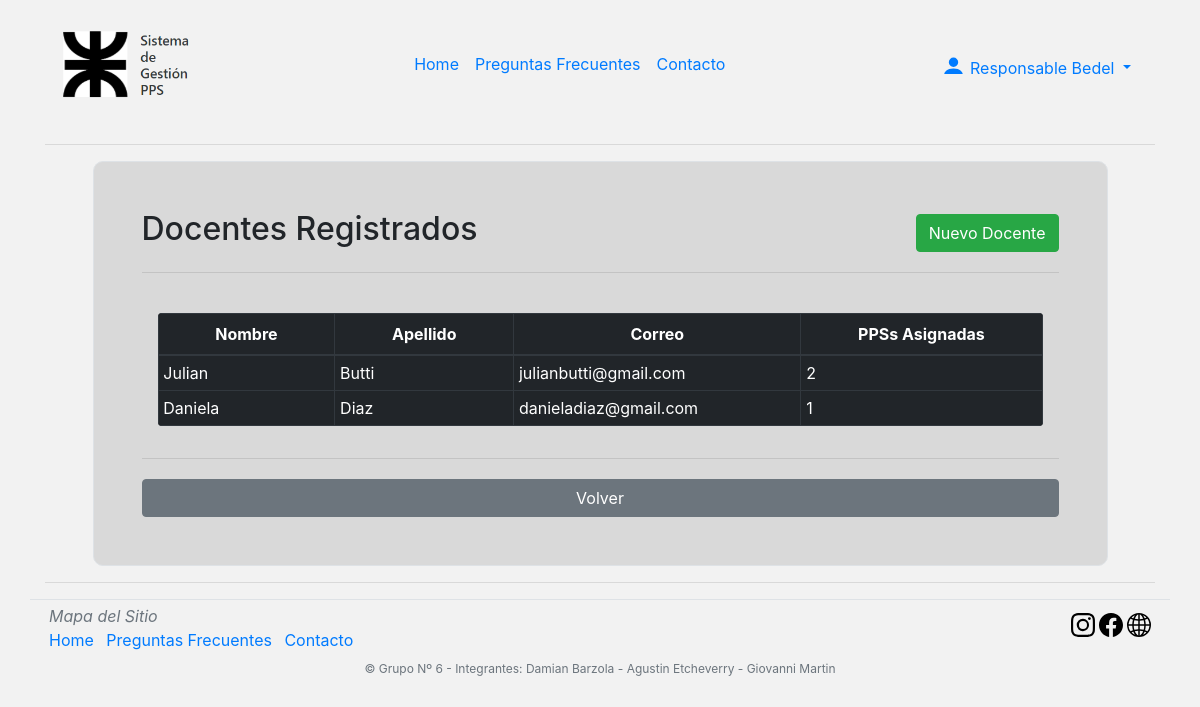
/app/views/ResponsableRegistrationDocente.php (signed in), run on an earlier commit of the app's database.
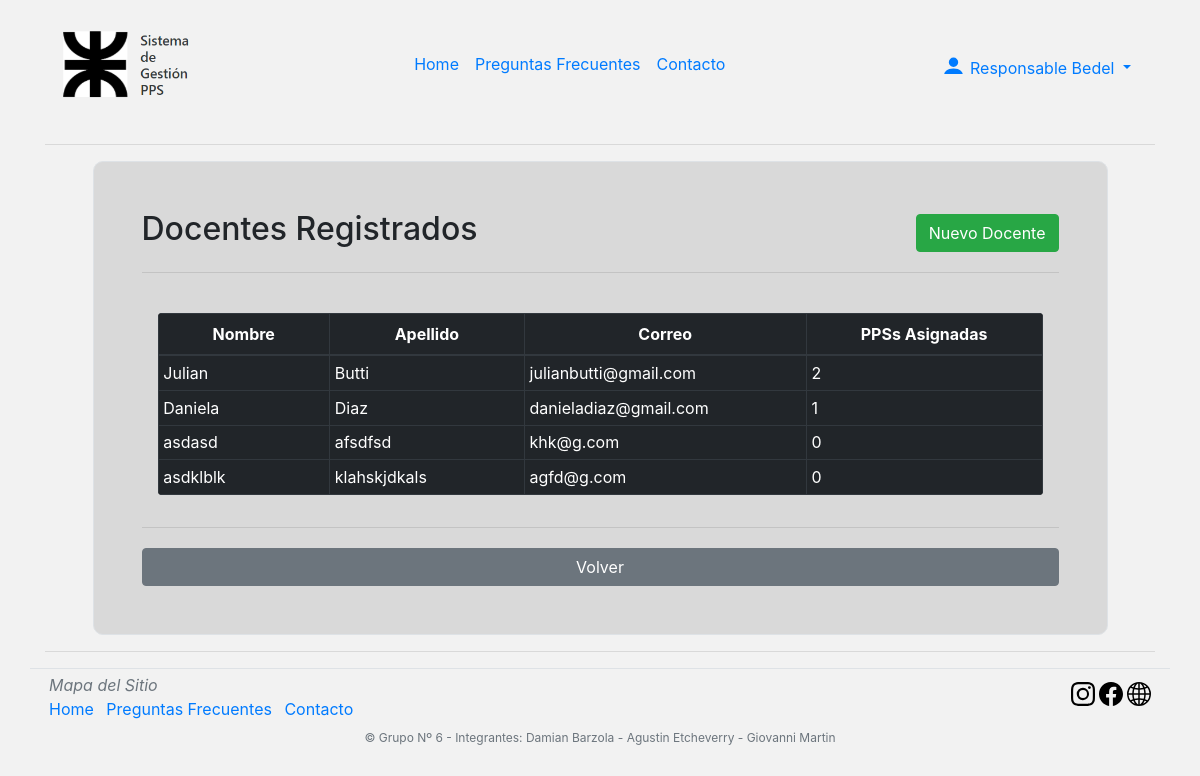
And on a later commit of the database.
### tables this page shows
CREATE TABLE `users` (
  `id` int(11) NOT NULL,
  `nombre` varchar(20) NOT NULL,
  `apellido` varchar(20) NOT NULL,
  `password` varchar(75) NOT NULL,
  `email` varchar(30) NOT NULL,
  `tipo` int(2) NOT NULL
);

### app/models/UsuarioModel.php (called while the page is built, shortened)
<?php
class UsuarioModel{
        public function getInfoProfesores(){
            $ob = new Conexion();
            $con=$ob->conectar();
            $result = mysqli_query($con, "SELECT distinct u.id, u.nombre, u.apellido,COUNT(s.idPPS) as PPSs,u.email FROM users u LEFT JOIN solicitudes s ON s.id_Profe=u.id where u.tipo = 2 GROUP BY u.id");
            return $result;
            }
    }

### app/controllers/UsuarioController.php (called while the page is built, shortened)
<?php
require_once '../models/UsuarioModel.php';
class UsuarioController
{
    public function __construct()
    {
        require_once '../models/UsuarioModel.php';
    }
    public function getInfoProfesores()
    {
        $user = new UsuarioModel();
        $profesores = $user->getInfoProfesores();
        return $profesores;
    }
}

### app/views/ResponsableRegistrationDocente.php (the view, shortened to what this page needs)
<?php
require_once '../controllers/UsuarioController.php';
include 'inc/topScripts.php';
?>
</head>
<?php
include 'inc/headerv2.php';
?>
<div class="row">
    <div class="container  col-md-12">
        <div class="row align-items-center">
            <div class="col d-block align-items-center justify-content-center col-md-11 mx-auto">
                <div class="p-4 p-md-5 border rounded-3 grey">
                    <div class="d-flex justify-content-between align-items-center">
                        <h2 alt="Registrar Docente">Docentes Registrados</h2>
                        <button class="btn btn-success" type="button" onclick="changeclass();">Nuevo Docente</button>
                    </div>
                    <hr />
                    <div>
                        <div class="pl-2 pr-2 pt-4">
                            <?php
                            $controller = new UsuarioController();
                            $vResultado = $controller->getInfoProfesores();
                            if (mysqli_num_rows($vResultado) == 0) {
                                echo ("<p style='text-align: center;'>No hay docentes registrados.<br />");
                            } else {
                            ?>
                            <div class="table-responsive pl-md-2 pr-md-2">
                                <table class="table table-dark table-hover table-bordered table-sm" alt="table">
                                    <thead>
                                        <td class="text-center fit p-2"><b style="max-width: 10%;"
                                                alt="Nombre">Nombre</b></td>
                                        <td class="text-center fit p-2"><b style="max-width: 10%;"
                                                alt="Apellido">Apellido</b></td>
                                        <td class="text-center fit p-2"><b style="max-width: 10%;"
                                                alt="Correo">Correo</b></td>
                                        <td class="text-center fit p-2"><b style="max-width: 10%;" alt="Entidad">PPSs
                                                Asignadas</b></td>
                                    </thead>
                                    <?php
                                while ($fila = mysqli_fetch_array($vResultado)) {
                                ?>
                                    <tr>
                                        <td class="align-middle"><?php echo ($fila['nombre']); ?></td>
                                        <td class="align-middle"><?php echo ($fila['apellido']); ?></td>
                                        <td class="align-middle"><?php echo ($fila['email']); ?></td>
                                        <td class="align-middle"><?php echo ($fila['PPSs']); ?></td>
                                    </tr>
                                    <?php
                                }
                            }
                                ?>
                                </table>
                            </div>
                        </div>
                    </div>
                    <div>
                        <hr>
                        <div class="row pt-1">
                            <div class="col-lg-12">
                                <input type="button" class="btn btn-secondary btn-block"
                                    onclick="location.href='ResponsableHome.php';" value="Volver" alt="volver" />
                            </div>
                        </div>
                    </div>
                </div>
            </div>
        </div>
    </div>
</div>

### app/views/inc/topScripts.php (shortened to what this page needs)
<!doctype html>
<html lang="es">
<head>
    <link rel="stylesheet" href="https://maxcdn.bootstrapcdn.com/bootstrap/4.0.0-beta.2/css/bootstrap.min.css"
">
	<link rel=" stylesheet" href="css/page.css">

### app/views/inc/headerv2.php (shortened to what this page needs)
<div class="container">
    <nav
        class="navbar navbar-expand-lg navbar-light d-flex flex-wrap align-items-center justify-content-center justify-content-md-between p-3 mb-4 pt-4">
        <div class="d-flex text-start ">
            <a class="navbar-brand text-start d-flex " href="../../index.php">
                <div>
                    <span><img src="../views/inc/logo.png" width="130" height="70" alt="UTN">
                    </span>
                </div>
            </a>
        </div>
        <div class="collapse navbar-collapse" id="navbarSupportedContent">
            <ul class="navbar-nav  m-auto text-primary">
                <li><a href="../../index.php" class="nav-link px-2  text-primary">Home</a></li>
                <li><a href="../views/PublicFAQs.php" class="nav-link px-2  text-primary">Preguntas Frecuentes</a></li>
                <li><a href="../views/PublicContact.php" class="nav-link px-2  text-primary">Contacto</a></li>
            </ul>
            <?php
            if (isset($_SESSION['type'])) {
                include 'inc/dropdownUser.php';
            } else {
                include 'inc/buttons.php';
            }
            ?>
        </div>
    </nav>
    <hr>

### app/views/inc/dropdownUser.php (shortened to what this page needs)
<div class="col-xs-3  text-primary">
    <div class="dropdown ">
        <a class="nav-link dropdown-toggle px-2  " href="#" id="navbarDropdownMenuLink" role="button" data-toggle="dropdown" aria-expanded="true">
            <span class="d-inline align-items-center justify-content-center">
                <svg xmlns="http://www.w3.org/2000/svg" width="25" height="25" fill="currentColor" class="bi bi-person-fill " viewBox="0 0 16 9">
                    <path d="M3 14s-1 0-1-1 1-4 6-4 6 3 6 4-1 1-1 1H3zm5-6a3 3 0 1 0 0-6 3 3 0 0 0 0 6z" />
                </svg> <?php echo $_SESSION['name'] . ' ' . $_SESSION['ape'] ?>
            </span>
        </a>
    </div>

### app/views/css/page.css (style rules this page uses)
.grey { background-color: rgba(0, 0, 0, 0.1); border-radius: 10px; }
.table td.fit, .table th.fit { white-space: nowrap; width: 1%; }
table { border-radius: 4px; overflow:hidden; }
.icon { color: black; transition: 0.25s; }

What changed in the data, as far as the page shows it:
added users: nombre "asdasd", apellido "afsdfsd", email "khk@g.com", PPSs "0"
added users: nombre "asdklblk", apellido "klahskjdkals", email "agfd@g.com", PPSs "0"
